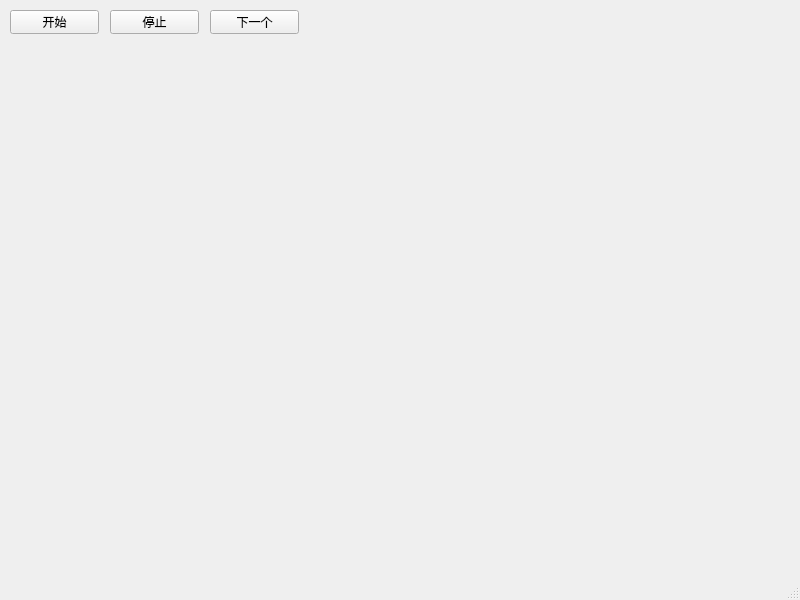
<?xml version="1.0" encoding="UTF-8"?>
<ui version="4.0">
 <class>MainWindow</class>
 <widget class="QMainWindow" name="MainWindow">
  <property name="geometry">
   <rect>
    <x>0</x>
    <y>0</y>
    <width>800</width>
    <height>600</height>
   </rect>
  </property>
  <property name="windowTitle">
   <string>MainWindow</string>
  </property>
  <widget class="QWidget" name="centralwidget">
   <widget class="QPushButton" name="start">
    <property name="geometry">
     <rect>
      <x>10</x>
      <y>10</y>
      <width>89</width>
      <height>24</height>
     </rect>
    </property>
    <property name="text">
     <string>开始</string>
    </property>
   </widget>
   <widget class="QPushButton" name="stop">
    <property name="geometry">
     <rect>
      <x>110</x>
      <y>10</y>
      <width>89</width>
      <height>24</height>
     </rect>
    </property>
    <property name="text">
     <string>停止</string>
    </property>
   </widget>
   <widget class="QPushButton" name="next">
    <property name="geometry">
     <rect>
      <x>210</x>
      <y>10</y>
      <width>89</width>
      <height>24</height>
     </rect>
    </property>
    <property name="text">
     <string>下一个</string>
    </property>
   </widget>
  </widget>
  <widget class="QMenuBar" name="menubar">
   <property name="geometry">
    <rect>
     <x>0</x>
     <y>0</y>
     <width>800</width>
     <height>25</height>
    </rect>
   </property>
  </widget>
  <widget class="QStatusBar" name="statusbar"/>
 </widget>
 <resources/>
 <connections/>
</ui>
